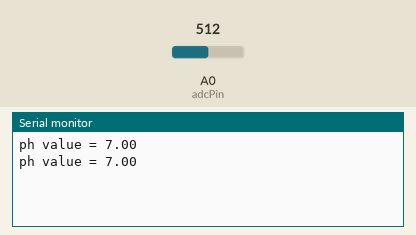
A sketch run on a simulated Arduino Uno, built with avr-gcc and run on an emulated ATmega328P. Shown: the last lines printed to the serial monitor. The test bench sets the inputs (shaded band); at power-on: A0 (adcPin) = 512.

Above: at 5.8 s.
5.9 s: A0 (adcPin) set to 716
At 11.3 s:
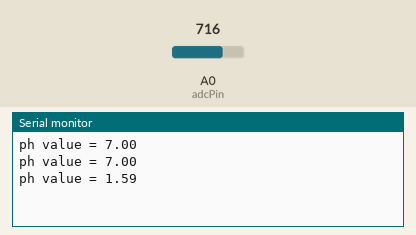
11.9 s: A0 (adcPin) set to 900
At 16.4 s:
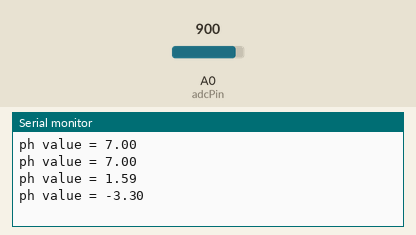
Timing chart, 0 to 17.9 s (numbered marks = the images above; inputs shaded):
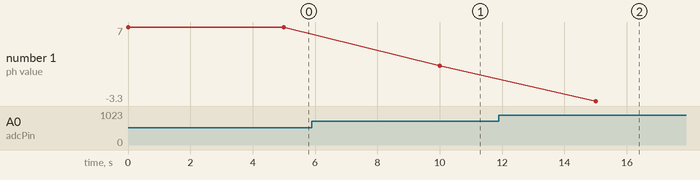

Measured:
- after the input at 5.9 s, the serial monitor: prints a new line after 4.1 s (image 1)
- after the input at 11.9 s, the serial monitor: prints a new line after 3.1 s (image 2)
- plotted number 1: 7 → 1.59 after the input at 5.9 s, 1.59 → -3.3 after the input at 11.9 s

The sketch:

phSensor.ino
```cpp
#include <Arduino.h>
const int adcPin = A0;

// Calcule ou teste seu sensor de ph
// Ao usar uma solucao tampao de PH4 para calibracao, m pode ser derivado como:
// m = (pH7 - pH4) / (Vph7 - Vph4)
const float m = -5.436;

void setup() {
  Serial.begin(115200);
}

void loop() {
  float Po = analogRead(adcPin) * 5.0 / 1024;
  float phValue = 7 - (2.5 - Po) * m;
  Serial.print("ph value = "); Serial.println(phValue);
  delay(5000);
}
```
